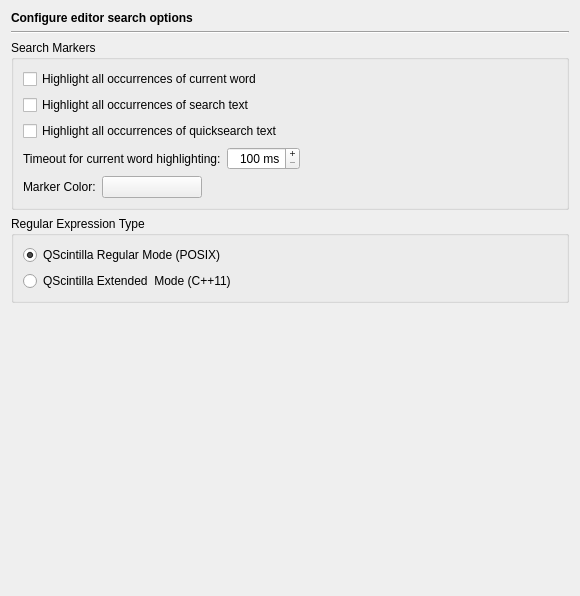
<?xml version="1.0" encoding="UTF-8"?>
<ui version="4.0">
 <class>EditorSearchPage</class>
 <widget class="QWidget" name="EditorSearchPage">
  <property name="geometry">
   <rect>
    <x>0</x>
    <y>0</y>
    <width>576</width>
    <height>596</height>
   </rect>
  </property>
  <layout class="QVBoxLayout" name="verticalLayout_2">
   <item>
    <widget class="QLabel" name="headerLabel">
     <property name="text">
      <string>&lt;b&gt;Configure editor search options&lt;/b&gt;</string>
     </property>
    </widget>
   </item>
   <item>
    <widget class="Line" name="line3">
     <property name="frameShape">
      <enum>QFrame::HLine</enum>
     </property>
     <property name="frameShadow">
      <enum>QFrame::Sunken</enum>
     </property>
     <property name="orientation">
      <enum>Qt::Horizontal</enum>
     </property>
    </widget>
   </item>
   <item>
    <widget class="QGroupBox" name="groupBox_4">
     <property name="title">
      <string>Search Markers</string>
     </property>
     <layout class="QVBoxLayout">
      <item>
       <widget class="QCheckBox" name="occurrencesMarkersEnabledCheckBox">
        <property name="toolTip">
         <string>Select, whether markers for all occurrences of the current word shall be shown</string>
        </property>
        <property name="text">
         <string>Highlight all occurrences of current word</string>
        </property>
       </widget>
      </item>
      <item>
       <widget class="QCheckBox" name="searchMarkersEnabledCheckBox">
        <property name="toolTip">
         <string>Select, whether search markers shall be shown for a standard search</string>
        </property>
        <property name="text">
         <string>Highlight all occurrences of search text</string>
        </property>
       </widget>
      </item>
      <item>
       <widget class="QCheckBox" name="quicksearchMarkersEnabledCheckBox">
        <property name="toolTip">
         <string>Select, whether search markers shall be shown for a quicksearch</string>
        </property>
        <property name="text">
         <string>Highlight all occurrences of quicksearch text</string>
        </property>
       </widget>
      </item>
      <item>
       <layout class="QHBoxLayout">
        <item>
         <widget class="QLabel" name="label">
          <property name="text">
           <string>Timeout for current word highlighting:</string>
          </property>
         </widget>
        </item>
        <item>
         <widget class="QSpinBox" name="markOccurrencesTimeoutSpinBox">
          <property name="toolTip">
           <string>Enter the time in milliseconds after which occurrences of the current word shall be highlighted</string>
          </property>
          <property name="alignment">
           <set>Qt::AlignRight|Qt::AlignTrailing|Qt::AlignVCenter</set>
          </property>
          <property name="buttonSymbols">
           <enum>QAbstractSpinBox::PlusMinus</enum>
          </property>
          <property name="correctionMode">
           <enum>QAbstractSpinBox::CorrectToNearestValue</enum>
          </property>
          <property name="suffix">
           <string> ms</string>
          </property>
          <property name="minimum">
           <number>100</number>
          </property>
          <property name="maximum">
           <number>5000</number>
          </property>
          <property name="singleStep">
           <number>100</number>
          </property>
         </widget>
        </item>
        <item>
         <spacer>
          <property name="orientation">
           <enum>Qt::Horizontal</enum>
          </property>
          <property name="sizeHint" stdset="0">
           <size>
            <width>40</width>
            <height>20</height>
           </size>
          </property>
         </spacer>
        </item>
       </layout>
      </item>
      <item>
       <layout class="QHBoxLayout">
        <item>
         <widget class="QLabel" name="TextLabel2_2_2_2_2_2">
          <property name="text">
           <string>Marker Color:</string>
          </property>
         </widget>
        </item>
        <item>
         <widget class="QPushButton" name="searchMarkerButton">
          <property name="minimumSize">
           <size>
            <width>100</width>
            <height>0</height>
           </size>
          </property>
          <property name="toolTip">
           <string>Select the color for the search markers.</string>
          </property>
          <property name="text">
           <string/>
          </property>
         </widget>
        </item>
        <item>
         <spacer>
          <property name="orientation">
           <enum>Qt::Horizontal</enum>
          </property>
          <property name="sizeHint" stdset="0">
           <size>
            <width>40</width>
            <height>20</height>
           </size>
          </property>
         </spacer>
        </item>
       </layout>
      </item>
     </layout>
    </widget>
   </item>
   <item>
    <widget class="QGroupBox" name="regexpModeBox">
     <property name="title">
      <string>Regular Expression Type</string>
     </property>
     <layout class="QVBoxLayout" name="verticalLayout">
      <item>
       <widget class="QRadioButton" name="regexpPosixButton">
        <property name="toolTip">
         <string>Select to used the QScintilla POSIX alike regular expression mode.</string>
        </property>
        <property name="text">
         <string>QScintilla Regular Mode (POSIX)</string>
        </property>
        <property name="checked">
         <bool>true</bool>
        </property>
       </widget>
      </item>
      <item>
       <widget class="QRadioButton" name="regexpCxx11Button">
        <property name="toolTip">
         <string>Select to used the QScintilla extended (C++11) regular expression mode.</string>
        </property>
        <property name="text">
         <string>QScintilla Extended  Mode (C++11)</string>
        </property>
       </widget>
      </item>
     </layout>
    </widget>
   </item>
   <item>
    <spacer>
     <property name="orientation">
      <enum>Qt::Vertical</enum>
     </property>
     <property name="sizeHint" stdset="0">
      <size>
       <width>558</width>
       <height>231</height>
      </size>
     </property>
    </spacer>
   </item>
  </layout>
 </widget>
 <tabstops>
  <tabstop>occurrencesMarkersEnabledCheckBox</tabstop>
  <tabstop>searchMarkersEnabledCheckBox</tabstop>
  <tabstop>quicksearchMarkersEnabledCheckBox</tabstop>
  <tabstop>markOccurrencesTimeoutSpinBox</tabstop>
  <tabstop>searchMarkerButton</tabstop>
 </tabstops>
 <resources/>
 <connections/>
</ui>
